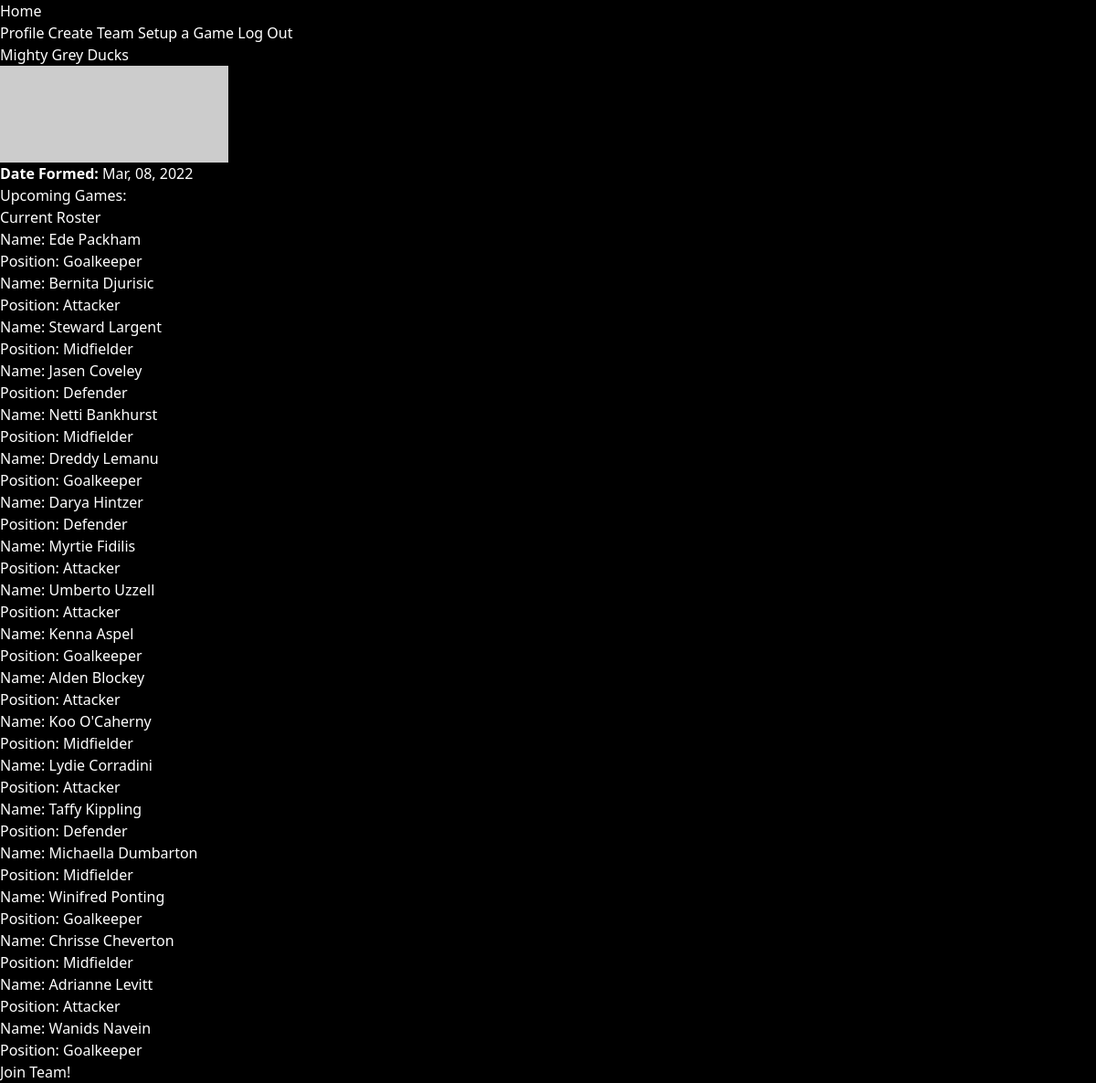
Page /team-details/1 (signed in) on the earlier database version.
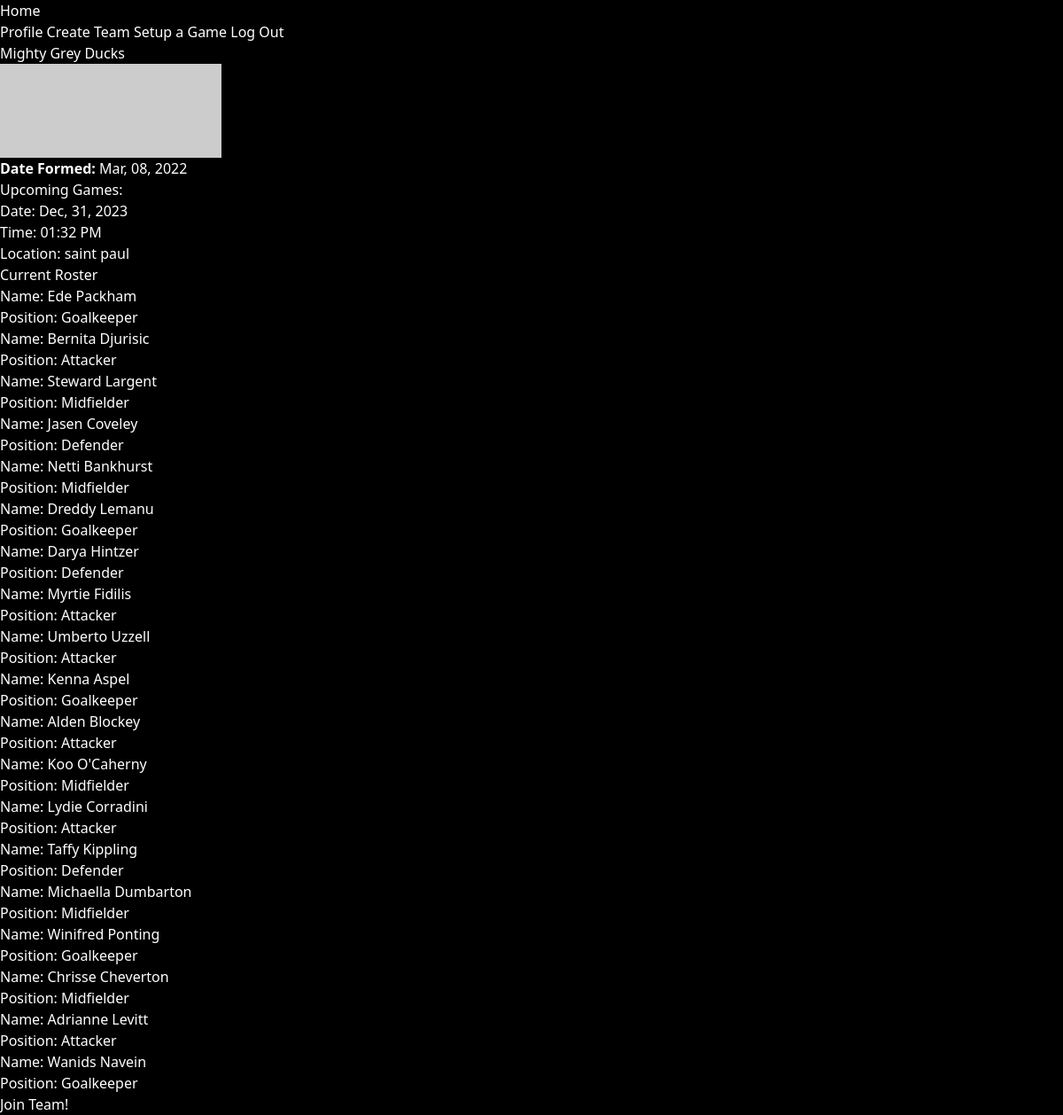
Same page on the later database version.
### kickup_app/models.py (models this page shows, shortened)
class Team(db.Model):
    id = db.Column(db.Integer, primary_key=True)
    team_name = db.Column(db.String(80), nullable=False)
    logo_url = db.Column(db.String(), nullable=True)
    date_formed = db.Column(db.Date)
    players = db.relationship('User', back_populates='team')
    home_games = db.relationship('Game', back_populates="home_team", foreign_keys="Game.home_id")
    away_games = db.relationship('Game', back_populates="away_team", foreign_keys="Game.away_id")

class User(UserMixin, db.Model):
    id = db.Column(db.Integer, primary_key=True)
    username = db.Column(db.String(80), nullable=False)
    password = db.Column(db.String(200), nullable=False)
    profile_picture = db.Column(db.String(), nullable=True)
    first_name = db.Column(db.String(80), nullable=False)
    last_name = db.Column(db.String(80), nullable=False)
    birth_date = db.Column(db.Date)
    position = db.Column(db.Enum(Position, name="position_enum"))
    team_id = db.Column(db.Integer, db.ForeignKey('team.id'), nullable=True)
    team = db.relationship('Team', back_populates='players')

class Game(db.Model):
    id = db.Column(db.Integer, primary_key=True)
    name = db.Column(db.String(80), nullable=False)
    location = db.Column(db.String(80), nullable=False)
    date = db.Column(db.Date, nullable=False)
    time = db.Column(db.Time, nullable=False)
    home_id = db.Column(db.Integer, db.ForeignKey("team.id"), nullable=True)
    away_id = db.Column(db.Integer, db.ForeignKey("team.id"), nullable=True)
    home_team = db.relationship('Team', back_populates="home_games", foreign_keys=[home_id])
    away_team = db.relationship('Team', back_populates="away_games", foreign_keys=[away_id])

### kickup_app/main/routes.py (the view)
@main.route('/team-details/<team_id>', methods=['GET', 'POST'])
@login_required
def team_details(team_id):
  team = Team.query.get(team_id)
  return render_template('team_details.html', team=team)

### kickup_app/extensions.py (called while the page is built)
@login_manager.user_loader
def load_user(user_id):
    return User.query.get(user_id)

### kickup_app/models.py (called while the page is built)
    def __str__(self):
        return str(self.value)

### kickup_app/templates/team_details.html (shortened to what this page needs)
{% extends 'index.html' %}
{% block content %}
<h1>{{ team.team_name }}</h1>
<section>
  <img src="{{team.logo_url}}" width="250" height="250"/>
  <p><strong>Date Formed: </strong>{{ team.date_formed.strftime('%b, %d, %Y') }}</p>
  <h2>Upcoming Games: </h2 >
  {% set all_games = [] %}
  <ol>
    {% for game in all_games %}
    <li>
      <p>Date: {{game.date.strftime("%b, %d, %Y")}}</p>
      <p>Time: {{game.time.strftime('%I:%M %p')}}</p>
      <p>Location: {{game.location}}</p>
    </li>
    {% endfor %}
  </ol>
  <h3>Current Roster</h3>
  <ol>
    {% for player in team.players %}
    <li>
      <a href="/profile/{{ player.username }}">
        <p>Name: {{player.first_name}} {{player.last_name}}</p>
        <p>Position: {{ player.position }}</p>
      </a>
    </li>
    {% endfor %}
  </ol>
  <a href="/join-team/{{team.id}}"><button>Join Team!</button></a>
</section>
{% endblock %}

### kickup_app/templates/index.html (shortened to what this page needs)
<!DOCTYPE html>
<html>
    <head>
        <link rel="stylesheet" href="{{ url_for('static', filename='style.css') }}">
        <script src="https://cdn.tailwindcss.com"></script>
    </head>
    <body class="bg-black text-white">
        <div id="content">
            <nav>
                <a href="/">Home</a>
                <div>
                    {% if current_user.is_authenticated %}
                    <a href="/profile/{{current_user.username}}">Profile</a>
                    <a href="/create-team">Create Team</a>
                    <a href="/create-game">Setup a Game</a>
                    <a href="/logout">Log Out</a>
                    {% else %}
                    <a href="/signup">Sign Up</a>
                    <a href="/login">Log In</a>
                    {% endif %}
                </div>
            </nav>
        {% block content %}{% endblock %}
    </body>
</html>

Differences in the rows shown:
added Game: date "Dec, 31, 2023", time "01:32 PM", location "saint paul"
